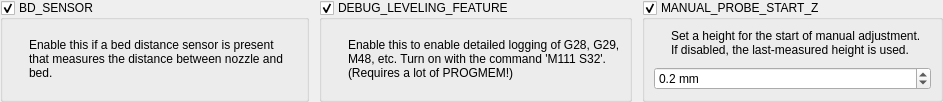
    <widget class="QWidget" name="widget_5" native="true">
     <layout class="QGridLayout" name="gridLayout_16">
      <property name="leftMargin">
       <number>0</number>
      </property>
      <property name="topMargin">
       <number>0</number>
      </property>
      <property name="rightMargin">
       <number>0</number>
      </property>
      <property name="bottomMargin">
       <number>0</number>
      </property>
      <property name="spacing">
       <number>10</number>
      </property>
      <item row="0" column="0">
       <widget class="QGroupBox" name="uBdSensorBox">
        <property name="title">
         <string>BD_SENSOR</string>
        </property>
        <property name="checkable">
         <bool>true</bool>
        </property>
        <layout class="QGridLayout" name="gridLayout_19">
         <property name="spacing">
          <number>10</number>
         </property>
         <item row="0" column="0">
          <widget class="QLabel" name="label_27">
           <property name="sizePolicy">
            <sizepolicy hsizetype="Fixed" vsizetype="Fixed">
             <horstretch>0</horstretch>
             <verstretch>0</verstretch>
            </sizepolicy>
           </property>
           <property name="text">
            <string/>
           </property>
           <property name="pixmap">
            <pixmap>:/info_FILL0_wght100_GRAD0_opsz20.svg</pixmap>
           </property>
          </widget>
         </item>
         <item row="0" column="1">
          <widget class="QLabel" name="label_28">
           <property name="text">
            <string>Enable this if a bed distance sensor is present that measures the distance between nozzle and bed.</string>
           </property>
           <property name="wordWrap">
            <bool>true</bool>
           </property>
          </widget>
         </item>
        </layout>
       </widget>
      </item>
      <item row="0" column="1">
       <widget class="QGroupBox" name="uDebugLevelingFeatureBox">
        <property name="title">
         <string>DEBUG_LEVELING_FEATURE</string>
        </property>
        <property name="checkable">
         <bool>true</bool>
        </property>
        <layout class="QGridLayout" name="gridLayout_18">
         <property name="spacing">
          <number>10</number>
         </property>
         <item row="0" column="0">
          <widget class="QLabel" name="label_25">
           <property name="sizePolicy">
            <sizepolicy hsizetype="Fixed" vsizetype="Fixed">
             <horstretch>0</horstretch>
             <verstretch>0</verstretch>
            </sizepolicy>
           </property>
           <property name="text">
            <string/>
           </property>
           <property name="pixmap">
            <pixmap>:/info_FILL0_wght100_GRAD0_opsz20.svg</pixmap>
           </property>
          </widget>
         </item>
         <item row="0" column="1">
          <widget class="QLabel" name="label_26">
           <property name="text">
            <string>Enable this to enable detailed logging of G28, G29, M48, etc. Turn on with the command 'M111 S32'. (Requires a lot of PROGMEM!)</string>
           </property>
           <property name="wordWrap">
            <bool>true</bool>
           </property>
          </widget>
         </item>
        </layout>
       </widget>
      </item>
      <item row="0" column="2">
       <widget class="QGroupBox" name="uManualProbeStartZBox">
        <property name="title">
         <string>MANUAL_PROBE_START_Z</string>
        </property>
        <property name="checkable">
         <bool>true</bool>
        </property>
        <layout class="QGridLayout" name="gridLayout_17">
         <property name="spacing">
          <number>10</number>
         </property>
         <item row="0" column="0">
          <widget class="QLabel" name="label_23">
           <property name="sizePolicy">
            <sizepolicy hsizetype="Fixed" vsizetype="Fixed">
             <horstretch>0</horstretch>
             <verstretch>0</verstretch>
            </sizepolicy>
           </property>
           <property name="text">
            <string/>
           </property>
           <property name="pixmap">
            <pixmap>:/info_FILL0_wght100_GRAD0_opsz20.svg</pixmap>
           </property>
          </widget>
         </item>
         <item row="0" column="1">
          <widget class="QLabel" name="label_24">
           <property name="text">
            <string>Set a height for the start of manual adjustment. If disabled, the last-measured height is used.</string>
           </property>
           <property name="wordWrap">
            <bool>true</bool>
           </property>
          </widget>
         </item>
         <item row="1" column="0" colspan="2">
          <widget class="QDoubleSpinBox" name="uManualProbeStartZSpinBox">
           <property name="suffix">
            <string> mm</string>
           </property>
           <property name="decimals">
            <number>1</number>
           </property>
           <property name="stepType">
            <enum>QAbstractSpinBox::AdaptiveDecimalStepType</enum>
           </property>
           <property name="value">
            <double>0.200000000000000</double>
           </property>
          </widget>
         </item>
        </layout>
       </widget>
      </item>
     </layout>
    </widget>
